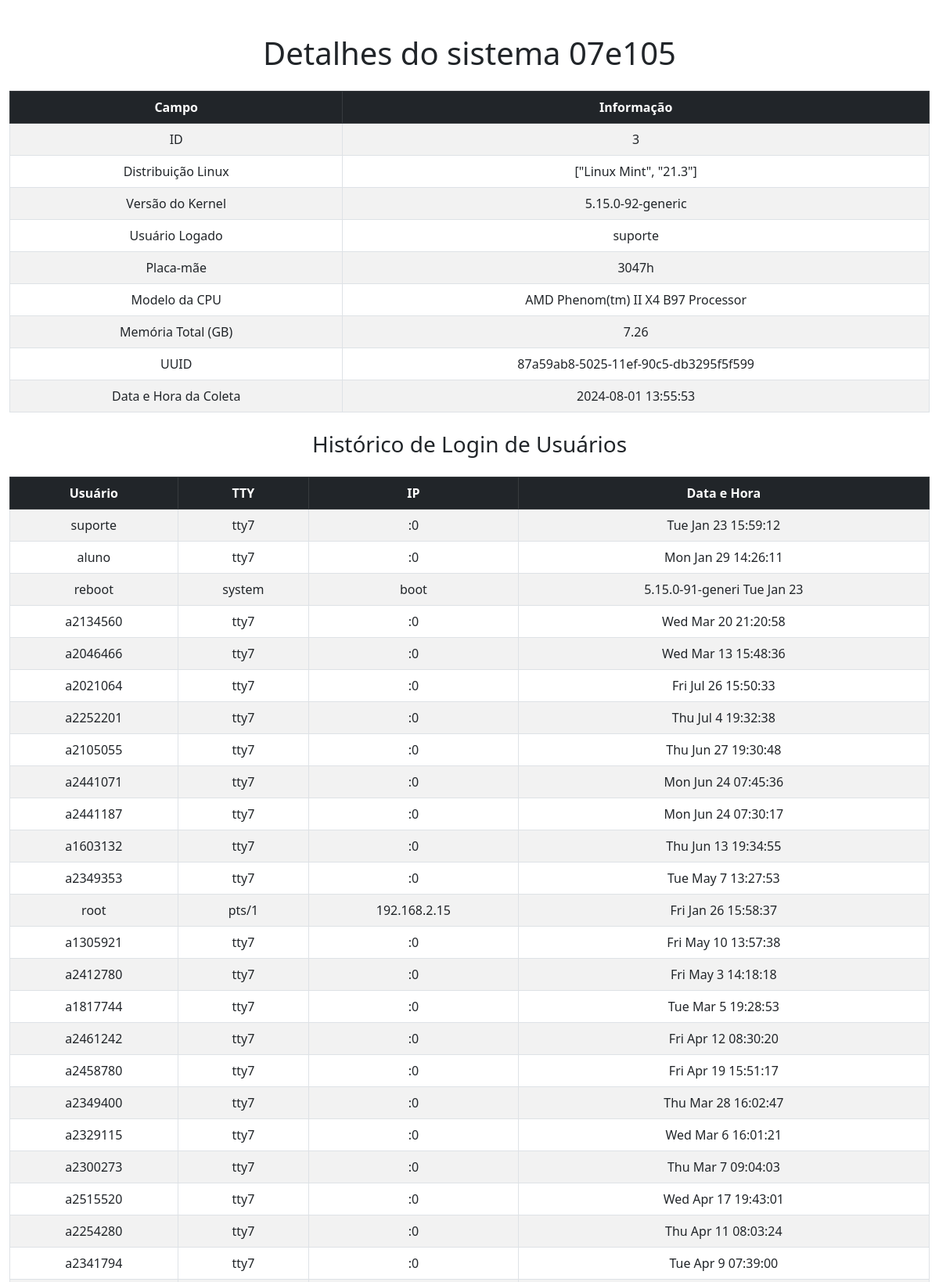
Screenshot of /details/3 (upper part) with the database file from the repository.
### app.py (models this page shows)
class SystemInfo(db.Model):
    id = db.Column(db.Integer, primary_key=True)
    hostname = db.Column(db.String(120), nullable=False)
    linux_distribution = db.Column(db.String(120), nullable=False)
    kernel_version = db.Column(db.String(120), nullable=False)
    logged_in_user = db.Column(db.String(120), nullable=False)
    cpu_model = db.Column(db.String(120), nullable=False)
    memory_total_gb = db.Column(db.Float, nullable=False)
    uuid1 = db.Column(db.String(36), unique=True, nullable=False)
    collection_datetime = db.Column(db.String(120), nullable=False)
    motherboard_model = db.Column(db.String(255))
    user_login_history = db.relationship('UserLoginHistory', backref='system_info', lazy=True)
    ip_and_mac_addresses = db.relationship('IPAndMacAddress', backref='system_info', lazy=True)
    mounted_filesystems = db.relationship('MountedFilesystems', backref='system_info', lazy=True)
    disk_info = db.relationship('DiskInfo', backref='system_info', uselist=False)
    gpu_info = db.relationship('GPUInfo', backref='system_info', lazy=True)

class UserLoginHistory(db.Model):
    id = db.Column(db.Integer, primary_key=True)
    user = db.Column(db.String(120), nullable=False)
    tty = db.Column(db.String(120), nullable=False)
    ip = db.Column(db.String(120), nullable=False)
    datetime = db.Column(db.String(120), nullable=False)
    system_info_id = db.Column(db.Integer, db.ForeignKey('system_info.id'), nullable=False)

### app.py (the view)
@app.route('/details/<int:id>')
def details(id):
    system_info = SystemInfo.query.get_or_404(id)
    return render_template('details.html', system_info=system_info)

### templates/details.html (shortened to what this page needs)
<!DOCTYPE html>
<html lang="pt-br">
  <head>
    <link href="https://cdn.jsdelivr.net/npm/bootstrap@5.3.0/dist/css/bootstrap.min.css" rel="stylesheet" />
    <link rel="stylesheet" href="https://cdnjs.cloudflare.com/ajax/libs/font-awesome/6.0.0-beta3/css/all.min.css" />
  </head>
  <body>
    <div class="container">
      <h1 class="my-4 text-center">Detalhes do sistema {{ system_info.hostname }}</h1>
      <table class="table table-bordered table-striped text-center">
        <thead class="table-dark">
          <tr>
            <th>Campo</th>
            <th>Informação</th>
          </tr>
        </thead>
        <tbody>
          <tr>
            <td>ID</td>
            <td>{{ system_info.id }}</td>
          </tr>
          <tr>
            <td>Distribuição Linux</td>
            <td>{{ system_info.linux_distribution }}</td>
          </tr>
          <tr>
            <td>Versão do Kernel</td>
            <td>{{ system_info.kernel_version }}</td>
          </tr>
          <tr>
            <td>Usuário Logado</td>
            <td>{{ system_info.logged_in_user }}</td>
          </tr>
          <tr>
            <td>Placa-mãe</td>
            <td>{{ system_info.motherboard_model }}</td>
          </tr>
          <tr>
            <td>Modelo da CPU</td>
            <td>{{ system_info.cpu_model }}</td>
          </tr>
          <tr>
            <td>Memória Total (GB)</td>
            <td>{{ system_info.memory_total_gb }}</td>
          </tr>
          <tr>
            <td>UUID</td>
            <td>{{ system_info.uuid1 }}</td>
          </tr>
          <tr>
            <td>Data e Hora da Coleta</td>
            <td>{{ system_info.collection_datetime }}</td>
          </tr>
        </tbody>
      </table>
      <h3 class="my-4 text-center">Histórico de Login de Usuários</h3>
      <table class="table table-bordered table-striped text-center">
        <thead class="table-dark">
          <tr>
            <th>Usuário</th>
            <th>TTY</th>
            <th>IP</th>
            <th>Data e Hora</th>
          </tr>
        </thead>
        <tbody>
          {% for entry in system_info.user_login_history %}
          <tr>
            <td>{{ entry.user }}</td>
            <td>{{ entry.tty }}</td>
            <td>{{ entry.ip }}</td>
            <td>{{ entry.datetime }}</td>
          </tr>
          {% endfor %}
        </tbody>
      </table>
    </div>
  </body>
</html>

### templates/details.html (style rules this page uses)
body { padding-top: 20px; padding-bottom: 40px; }
.container { max-width: 1200px; }
table { margin: auto; }

### rows the page displays
SystemInfo: hostname "07e105", id "3", linux_distribution "[\"Linux Mint\", \"21.3\"]", kernel_version "5.15.0-92-generic", logged_in_user "suporte", motherboard_model "3047h", cpu_model "AMD Phenom(tm) II X4 B97 Processor", memory_total_gb "7.26", uuid1 "87a59ab8-5025-11ef-90c5-db3295f5f599", collection_datetime "2024-08-01 13:55:53"
UserLoginHistory: user "suporte", tty "tty7", ip ":0", datetime "Tue Jan 23 15:59:12"
UserLoginHistory: user "aluno", tty "tty7", ip ":0", datetime "Mon Jan 29 14:26:11"
UserLoginHistory: user "reboot", tty "system", ip "boot", datetime "5.15.0-91-generi Tue Jan 23"
UserLoginHistory: user "a2134560", tty "tty7", ip ":0", datetime "Wed Mar 20 21:20:58"
UserLoginHistory: user "a2046466", tty "tty7", ip ":0", datetime "Wed Mar 13 15:48:36"
UserLoginHistory: user "a2021064", tty "tty7", ip ":0", datetime "Fri Jul 26 15:50:33"
UserLoginHistory: user "a2252201", tty "tty7", ip ":0", datetime "Thu Jul 4 19:32:38"
UserLoginHistory: user "a2105055", tty "tty7", ip ":0", datetime "Thu Jun 27 19:30:48"
UserLoginHistory: user "a2441071", tty "tty7", ip ":0", datetime "Mon Jun 24 07:45:36"
UserLoginHistory: user "a2441187", tty "tty7", ip ":0", datetime "Mon Jun 24 07:30:17"
UserLoginHistory: user "a1603132", tty "tty7", ip ":0", datetime "Thu Jun 13 19:34:55"
UserLoginHistory: user "a2349353", tty "tty7", ip ":0", datetime "Tue May 7 13:27:53"
UserLoginHistory: user "root", tty "pts/1", ip "192.168.2.15", datetime "Fri Jan 26 15:58:37"
UserLoginHistory: user "a1305921", tty "tty7", ip ":0", datetime "Fri May 10 13:57:38"
UserLoginHistory: user "a2412780", tty "tty7", ip ":0", datetime "Fri May 3 14:18:18"
UserLoginHistory: user "a1817744", tty "tty7", ip ":0", datetime "Tue Mar 5 19:28:53"
UserLoginHistory: user "a2461242", tty "tty7", ip ":0", datetime "Fri Apr 12 08:30:20"
UserLoginHistory: user "a2458780", tty "tty7", ip ":0", datetime "Fri Apr 19 15:51:17"
UserLoginHistory: user "a2349400", tty "tty7", ip ":0", datetime "Thu Mar 28 16:02:47"
UserLoginHistory: user "a2329115", tty "tty7", ip ":0", datetime "Wed Mar 6 16:01:21"
UserLoginHistory: user "a2300273", tty "tty7", ip ":0", datetime "Thu Mar 7 09:04:03"
UserLoginHistory: user "a2515520", tty "tty7", ip ":0", datetime "Wed Apr 17 19:43:01"
UserLoginHistory: user "a2254280", tty "tty7", ip ":0", datetime "Thu Apr 11 08:03:24"
UserLoginHistory: user "a2341794", tty "tty7", ip ":0", datetime "Tue Apr 9 07:39:00"
